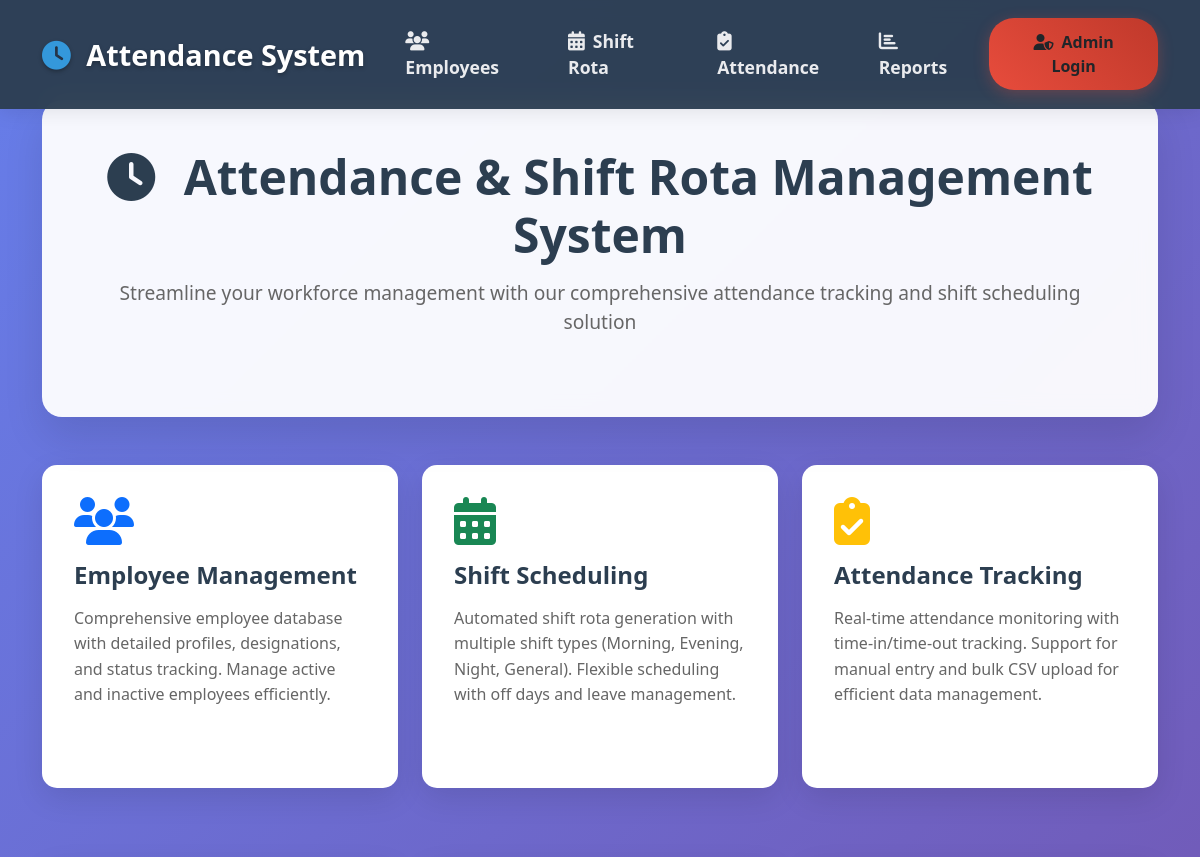
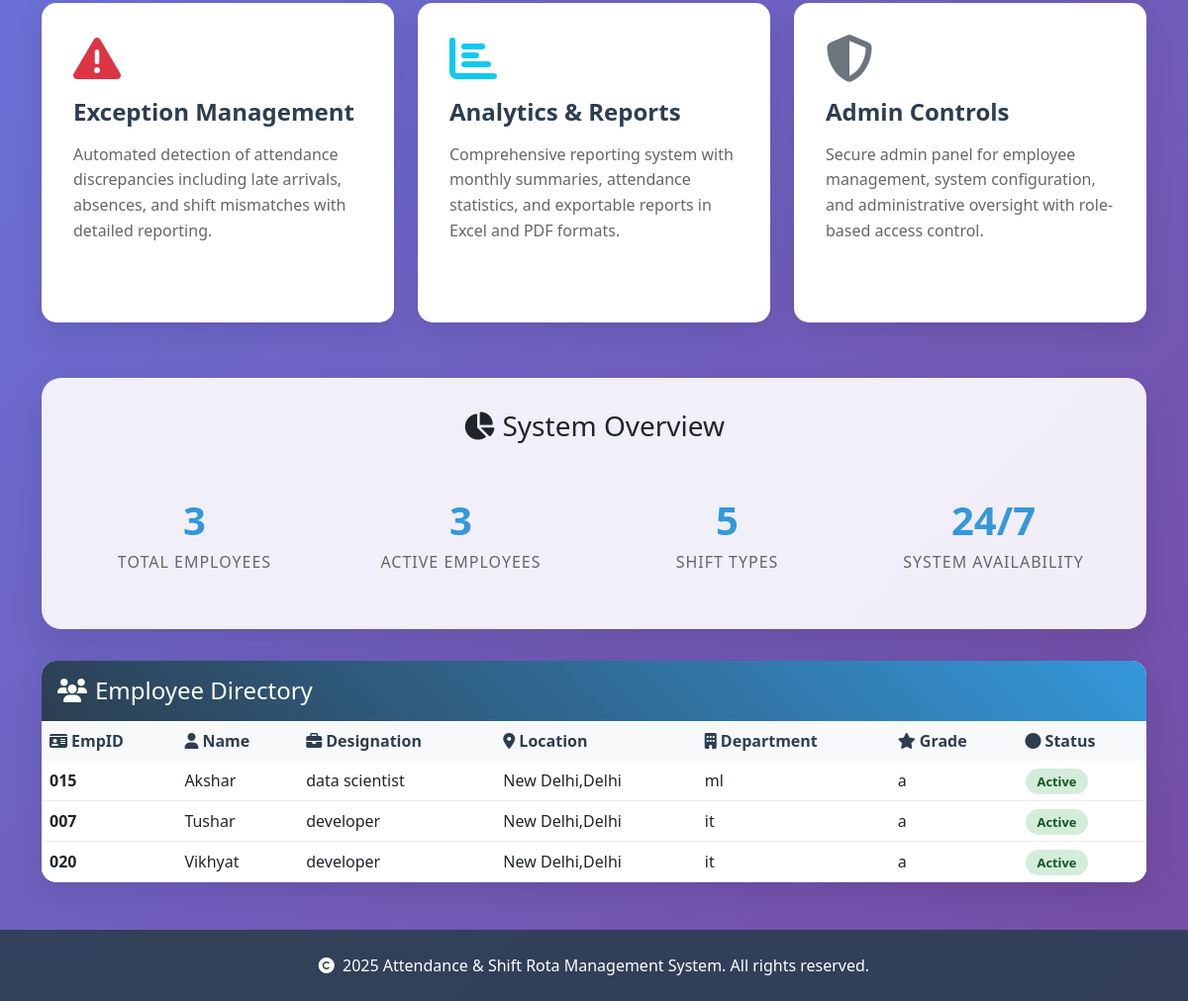
The page / on the database its author committed (2 pictures, top to bottom).
### Sarthak-final-main/models.py (models this page shows)
class Employee(db.Model):
    id = db.Column(db.Integer, primary_key=True)
    emp_id = db.Column(db.String(20), unique=True, nullable=False)
    name = db.Column(db.String(100), nullable=False)
    designation = db.Column(db.String(100))
    location = db.Column(db.String(100))
    department = db.Column(db.String(100))
    grade = db.Column(db.String(50))
    status = db.Column(db.String(20), default='active')

### Sarthak-final-main/app.py (the view)
@app.route('/')
def index():
    employees = Employee.query.all()
    return render_template('index.html', employees=employees)

### Sarthak-final-main/app.py (called while the page is built)
def is_admin_logged_in():
    return session.get('admin', False)

### Sarthak-final-main/templates/index.html (shortened to what this page needs)
<!DOCTYPE html>
<html lang="en">
<head>
    <link href="https://cdn.jsdelivr.net/npm/bootstrap@5.3.0/dist/css/bootstrap.min.css" rel="stylesheet">
    <link href="https://cdnjs.cloudflare.com/ajax/libs/font-awesome/6.4.0/css/all.min.css" rel="stylesheet">
</head>
<body>
    <nav class="navbar navbar-expand-lg navbar-dark fixed-top">
        <div class="container">
            <a class="navbar-brand" href="/">
                <i class="fas fa-clock"></i>
                Attendance System
            </a>
            <div class="collapse navbar-collapse" id="navbarNav">
                <ul class="navbar-nav me-auto mb-2 mb-lg-0">
                    <li class="nav-item">
                        <a class="nav-link" href="/employee">
                            <i class="fas fa-users"></i>Employees
                        </a>
                    </li>
                    <li class="nav-item">
                        <a class="nav-link" href="/rota">
                            <i class="fas fa-calendar-alt"></i>Shift Rota
                        </a>
                    </li>
                    <li class="nav-item">
                        <a class="nav-link" href="/attendance">
                            <i class="fas fa-clipboard-check"></i>Attendance
                        </a>
                    </li>
                    <li class="nav-item">
                        <a class="nav-link" href="/reports">
                            <i class="fas fa-chart-bar"></i>Reports
                        </a>
                    </li>
                </ul>
                {% if is_admin_logged_in() %}
                    <div class="dropdown">
                        <button class="btn btn-admin dropdown-toggle" type="button" id="adminDropdown" data-bs-toggle="dropdown" aria-expanded="false">
                            <i class="fas fa-user-shield"></i>Admin
                        </button>
                        <ul class="dropdown-menu dropdown-menu-end" aria-labelledby="adminDropdown">
                            <li><a class="dropdown-item" href="/admin/employees">
                                <i class="fas fa-users me-2"></i>Manage Employees
                            </a></li>
                            <li><hr class="dropdown-divider"></li>
                            <li><a class="dropdown-item" href="/admin/logout">
                                <i class="fas fa-sign-out-alt me-2"></i>Logout
                            </a></li>
                        </ul>
                    </div>
                {% else %}
                    <a href="/admin/login" class="btn btn-admin">
                        <i class="fas fa-user-shield"></i>Admin Login
                    </a>
                {% endif %}
            </div>
        </div>
    </nav>
    <div class="container" style="margin-top: 100px;">
        <div class="hero-section">
            <h1 class="hero-title">
                <i class="fas fa-clock me-3"></i>
                Attendance & Shift Rota Management System
            </h1>
            <p class="hero-subtitle">
                Streamline your workforce management with our comprehensive attendance tracking and shift scheduling solution
            </p>
        </div>
        <div class="row mb-5">
            <div class="col-md-4 mb-4">
                <div class="feature-card">
                    <i class="fas fa-users feature-icon text-primary"></i>
                    <h3 class="feature-title">Employee Management</h3>
                    <p class="feature-description">
                        Comprehensive employee database with detailed profiles, designations, and status tracking.
                        Manage active and inactive employees efficiently.
                    </p>
                </div>
            </div>
            <div class="col-md-4 mb-4">
                <div class="feature-card">
                    <i class="fas fa-calendar-alt feature-icon text-success"></i>
                    <h3 class="feature-title">Shift Scheduling</h3>
                    <p class="feature-description">
                        Automated shift rota generation with multiple shift types (Morning, Evening, Night, General).
                        Flexible scheduling with off days and leave management.
                    </p>
                </div>
            </div>
            <div class="col-md-4 mb-4">
                <div class="feature-card">
                    <i class="fas fa-clipboard-check feature-icon text-warning"></i>
                    <h3 class="feature-title">Attendance Tracking</h3>
                    <p class="feature-description">
                        Real-time attendance monitoring with time-in/time-out tracking.
                        Support for manual entry and bulk CSV upload for efficient data management.
                    </p>
                </div>
            </div>
        </div>
        <div class="row mb-5">
            <div class="col-md-4 mb-4">
                <div class="feature-card">
                    <i class="fas fa-exclamation-triangle feature-icon text-danger"></i>
                    <h3 class="feature-title">Exception Management</h3>
                    <p class="feature-description">
                        Automated detection of attendance discrepancies including late arrivals,
                        absences, and shift mismatches with detailed reporting.
                    </p>
                </div>
            </div>
            <div class="col-md-4 mb-4">
                <div class="feature-card">
                    <i class="fas fa-chart-bar feature-icon text-info"></i>
                    <h3 class="feature-title">Analytics & Reports</h3>
                    <p class="feature-description">
                        Comprehensive reporting system with monthly summaries,
                        attendance statistics, and exportable reports in Excel and PDF formats.
                    </p>
                </div>
            </div>
            <div class="col-md-4 mb-4">
                <div class="feature-card">
                    <i class="fas fa-shield-alt feature-icon text-secondary"></i>
                    <h3 class="feature-title">Admin Controls</h3>
                    <p class="feature-description">
                        Secure admin panel for employee management, system configuration,
                        and administrative oversight with role-based access control.
                    </p>
                </div>
            </div>
        </div>
        {% if employees %}
        <div class="stats-section">
            <h3 class="text-center mb-4">
                <i class="fas fa-chart-pie me-2"></i>System Overview
            </h3>
            <div class="row">
                <div class="col-md-3 col-6">
                    <div class="stat-card">
                        <span class="stat-number">{{ employees|length }}</span>
                        <div class="stat-label">Total Employees</div>
                    </div>
                </div>
                <div class="col-md-3 col-6">
                    <div class="stat-card">
                        <span class="stat-number">{{ employees|selectattr('status', 'equalto', 'active')|list|length }}</span>
                        <div class="stat-label">Active Employees</div>
                    </div>
                </div>
                <div class="col-md-3 col-6">
                    <div class="stat-card">
                        <span class="stat-number">5</span>
                        <div class="stat-label">Shift Types</div>
                    </div>
                </div>
                <div class="col-md-3 col-6">
                    <div class="stat-card">
                        <span class="stat-number">24/7</span>
                        <div class="stat-label">System Availability</div>
                    </div>
                </div>
            </div>
        </div>
        <div class="employee-table">
            <div class="table-header">
                <h4 class="mb-0">
                    <i class="fas fa-users me-2"></i>Employee Directory
                </h4>
            </div>
            <div class="table-responsive">
                <table class="table table-hover mb-0">
                    <thead>
                        <tr>
                            <th><i class="fas fa-id-card me-1"></i>EmpID</th>
                            <th><i class="fas fa-user me-1"></i>Name</th>
                            <th><i class="fas fa-briefcase me-1"></i>Designation</th>
                            <th><i class="fas fa-map-marker-alt me-1"></i>Location</th>
                            <th><i class="fas fa-building me-1"></i>Department</th>
                            <th><i class="fas fa-star me-1"></i>Grade</th>
                            <th><i class="fas fa-circle me-1"></i>Status</th>
                        </tr>
                    </thead>
                    <tbody>
                        {% for emp in employees %}
                        <tr>
                            <td><strong>{{ emp.emp_id }}</strong></td>
                            <td>{{ emp.name }}</td>
                            <td>{{ emp.designation or 'N/A' }}</td>
                            <td>{{ emp.location or 'N/A' }}</td>
                            <td>{{ emp.department or 'N/A' }}</td>
                            <td>{{ emp.grade or 'N/A' }}</td>
                            <td>
                                <span class="status-badge {% if emp.status == 'active' %}status-active{% else %}status-inactive{% endif %}">
                                    {{ emp.status|title }}
                                </span>
                            </td>
                        </tr>
                        {% endfor %}
                    </tbody>
                </table>
            </div>
        </div>
        {% endif %}
    </div>
    <footer class="text-center py-4 mt-5" style="background: rgba(44, 62, 80, 0.9); color: white;">
        <div class="container">
            <p class="mb-0">
                <i class="fas fa-copyright me-1"></i>
                                        2025 Attendance & Shift Rota Management System. All rights reserved.
            </p>
        </div>
    </footer>
</body>
</html>

### Sarthak-final-main/templates/index.html (style rules this page uses)
:root { --primary-color: #2c3e50; --secondary-color: #3498db; --accent-color: #e74c3c; --success-color: #27ae60; --warning-color: #f39c12; --light-bg: #f8f9fa; --dark-bg: #2c3e50; }
body { font-family: 'Segoe UI', Tahoma, Geneva, Verdana, sans-serif; background: linear-gradient(135deg, #667eea 0%, #764ba2 100%); min-height: 100vh; }
.navbar { background: rgba(44, 62, 80, 0.95) !important; backdrop-filter: blur(10px); box-shadow: 0 2px 20px rgba(0,0,0,0.1); padding: 1rem 0; }
.navbar-brand { font-weight: 700; font-size: 1.8rem; color: #fff !important; text-shadow: 0 2px 4px rgba(0,0,0,0.3); }
.navbar-brand i { color: #3498db; margin-right: 0.5rem; }
.nav-link { font-weight: 600; font-size: 1.1rem; transition: all 0.3s ease; position: relative; padding: 0.75rem 1.2rem !important; margin: 0 0.3rem; border-radius: 8px; color: rgba(255, 255, 255, 0.9) !important; }
.nav-link i { margin-right: 0.5rem; font-size: 1.2rem; }
.nav-link::after { content: ''; position: absolute; width: 0; height: 3px; bottom: 0; left: 50%; background: linear-gradient(45deg, #3498db, #2980b9); transition: all 0.3s ease; transform: translateX(-50%); border-radius: 2px; }
.btn-admin { background: linear-gradient(45deg, #e74c3c, #c0392b); border: none; padding: 0.75rem 1.5rem; border-radius: 25px; font-weight: 600; font-size: 1rem; transition: all 0.3s ease; box-shadow: 0 4px 15px rgba(231, 76, 60, 0.3); }
.btn-admin i { margin-right: 0.5rem; }
.hero-section { background: rgba(255, 255, 255, 0.95); border-radius: 20px; padding: 3rem; margin: 2rem 0; box-shadow: 0 20px 40px rgba(0,0,0,0.1); backdrop-filter: blur(10px); }
.hero-title { font-size: 3rem; font-weight: 700; color: var(--primary-color); margin-bottom: 1rem; text-align: center; }
.hero-subtitle { font-size: 1.2rem; color: #666; text-align: center; margin-bottom: 2rem; }
.feature-card { background: white; border-radius: 15px; padding: 2rem; margin: 1rem 0; box-shadow: 0 10px 30px rgba(0,0,0,0.1); transition: all 0.3s ease; border: none; height: 100%; }
.feature-icon { font-size: 3rem; margin-bottom: 1rem; display: block; }
.feature-title { font-size: 1.5rem; font-weight: 600; color: var(--primary-color); margin-bottom: 1rem; }
.feature-description { color: #666; line-height: 1.6; }
.stats-section { background: rgba(255, 255, 255, 0.9); border-radius: 20px; padding: 2rem; margin: 2rem 0; box-shadow: 0 15px 35px rgba(0,0,0,0.1); }
.stat-card { text-align: center; padding: 1.5rem; }
.stat-number { font-size: 2.5rem; font-weight: 700; color: var(--secondary-color); display: block; }
.stat-label { color: #666; font-weight: 500; text-transform: uppercase; letter-spacing: 1px; }
.employee-table { background: white; border-radius: 15px; overflow: hidden; box-shadow: 0 10px 30px rgba(0,0,0,0.1); }
.table-header { background: linear-gradient(45deg, var(--primary-color), var(--secondary-color)); color: white; padding: 1rem; font-weight: 600; }
.table th { background: #f8f9fa; border: none; font-weight: 600; color: var(--primary-color); }
.table td { border: none; border-bottom: 1px solid #eee; vertical-align: middle; }
.status-badge { padding: 0.25rem 0.75rem; border-radius: 50px; font-size: 0.8rem; font-weight: 600; }
.status-active { background: #d4edda; color: #155724; }

### rows shown on the page
Employee: emp_id "015", name "Akshar", designation "data scientist", location "New Delhi,Delhi", department "ml", grade "a", status "Active"
Employee: emp_id "007", name "Tushar", designation "developer", location "New Delhi,Delhi", department "it", grade "a", status "Active"
Employee: emp_id "020", name "Vikhyat", designation "developer", location "New Delhi,Delhi", department "it", grade "a", status "Active"

### other values the page prints
{{ employees|length }} "3"
{{ employees|selectattr('status', 'equalto', 'active')|list|length }} "3"
